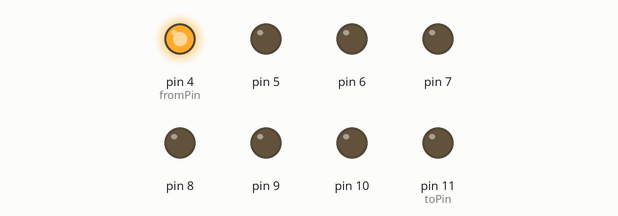
Bench run of a sketch on a simulated Arduino Nano, built with avr-gcc and run on an emulated ATmega328P. On the bench: output pins drawn as LEDs (lit = HIGH).

Above: at 0.2 s.
At 1.4 s:
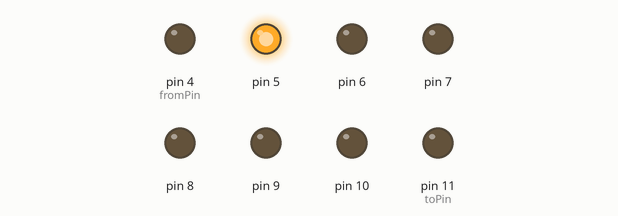
At 2.6 s:
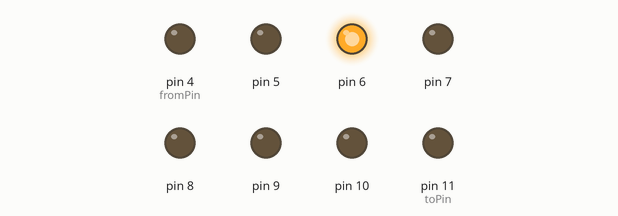
At 6.2 s:
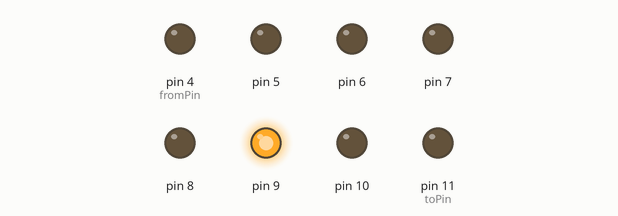
At 8.6 s:
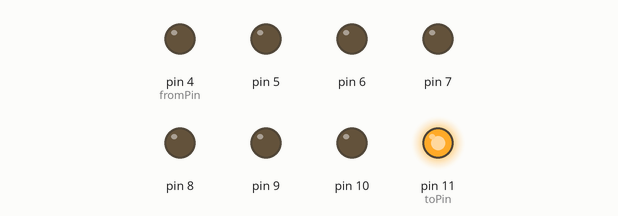
At 11.6 s:
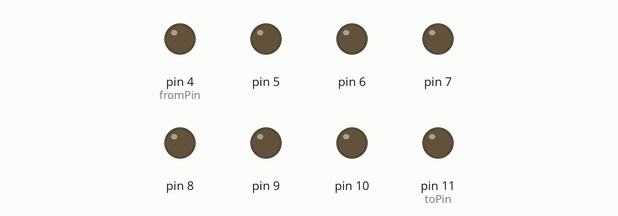
Timing chart, 0 to 12.5 s (numbered marks = the images above):
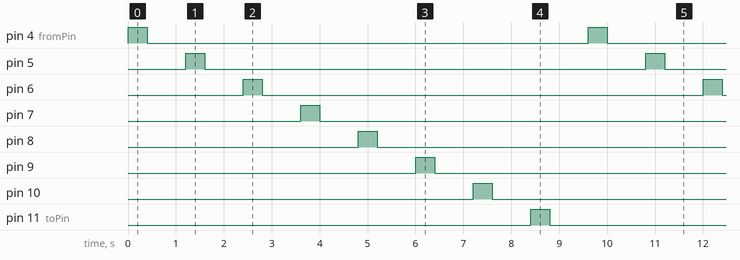

The sketch:

FlashPin.ino
```cpp
int fromPin = 4;
int toPin = 11;
int delayMS = 400;

void setup () {
	for (int i = fromPin; i <= toPin; i++) {
		pinMode ( i, OUTPUT );
	}
}

void loop () {
	for (int i = fromPin; i <= toPin; i++) {
		Serial.println ( i );
		digitalWrite ( i, HIGH );
		delay ( delayMS );
		digitalWrite ( i, LOW );
		delay ( delayMS  * 2 );
	}
}
```

Measured:
- by itself, pin 4 (fromPin), pin 5–10, pin 11 (toPin): alternates HIGH for 0.40 s and LOW for 9.2 s
- by itself, everything shown: repeats every 9.6 s, in 16 steps
